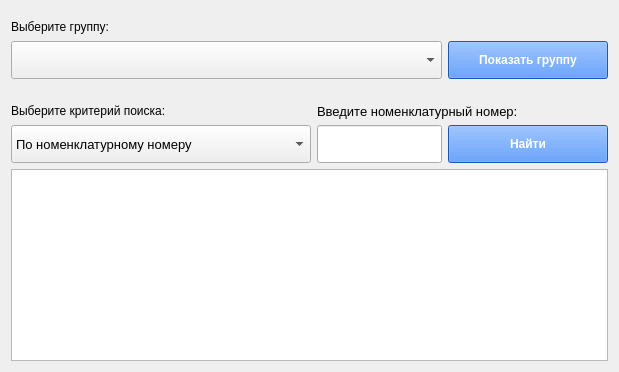
      <widget class="QWidget" name="spr_pptn">
       <attribute name="title">
        <string>Справочник ППТН</string>
       </attribute>
       <layout class="QVBoxLayout" name="verticalLayout_9">
        <item>
         <layout class="QVBoxLayout" name="verticalLayout_10">
          <item>
           <widget class="QLabel" name="selectGroupPptnLabel">
            <property name="minimumSize">
             <size>
              <width>0</width>
              <height>24</height>
             </size>
            </property>
            <property name="maximumSize">
             <size>
              <width>16777215</width>
              <height>16</height>
             </size>
            </property>
            <property name="text">
             <string>Выберите группу:</string>
            </property>
           </widget>
          </item>
          <item>
           <layout class="QHBoxLayout" name="horizontalLayout_3">
            <item>
             <widget class="QComboBox" name="comboBoxGroupPptn">
              <property name="sizePolicy">
               <sizepolicy hsizetype="Minimum" vsizetype="Fixed">
                <horstretch>0</horstretch>
                <verstretch>0</verstretch>
               </sizepolicy>
              </property>
              <property name="minimumSize">
               <size>
                <width>0</width>
                <height>38</height>
               </size>
              </property>
              <property name="font">
               <font>
                <pointsize>10</pointsize>
               </font>
              </property>
             </widget>
            </item>
            <item>
             <widget class="QPushButton" name="findGroupPptnButton">
              <property name="sizePolicy">
               <sizepolicy hsizetype="Fixed" vsizetype="Fixed">
                <horstretch>0</horstretch>
                <verstretch>0</verstretch>
               </sizepolicy>
              </property>
              <property name="minimumSize">
               <size>
                <width>160</width>
                <height>38</height>
               </size>
              </property>
              <property name="maximumSize">
               <size>
                <width>16777215</width>
                <height>38</height>
               </size>
              </property>
              <property name="font">
               <font>
                <pointsize>9</pointsize>
                <weight>75</weight>
                <bold>true</bold>
               </font>
              </property>
              <property name="layoutDirection">
               <enum>Qt::LeftToRight</enum>
              </property>
              <property name="styleSheet">
               <string notr="true">background-color: rgb(34, 122, 255);
color: rgb(255, 255, 255);</string>
              </property>
              <property name="text">
               <string>Показать группу</string>
              </property>
             </widget>
            </item>
           </layout>
          </item>
         </layout>
        </item>
        <item>
         <spacer name="verticalSpacer_2">
          <property name="orientation">
           <enum>Qt::Vertical</enum>
          </property>
          <property name="sizeType">
           <enum>QSizePolicy::Fixed</enum>
          </property>
          <property name="sizeHint" stdset="0">
           <size>
            <width>20</width>
            <height>10</height>
           </size>
          </property>
         </spacer>
        </item>
        <item>
         <layout class="QHBoxLayout" name="horizontalLayout_6">
          <item>
           <layout class="QVBoxLayout" name="verticalLayout_8">
            <item>
             <widget class="QLabel" name="findTypePptnLabel">
              <property name="minimumSize">
               <size>
                <width>0</width>
                <height>24</height>
               </size>
              </property>
              <property name="maximumSize">
               <size>
                <width>16777215</width>
                <height>16</height>
               </size>
              </property>
              <property name="text">
               <string>Выберите критерий поиска:</string>
              </property>
             </widget>
            </item>
            <item>
             <widget class="QComboBox" name="comboBoxfindTypePptn">
              <property name="minimumSize">
               <size>
                <width>300</width>
                <height>38</height>
               </size>
              </property>
              <property name="font">
               <font>
                <pointsize>10</pointsize>
               </font>
              </property>
              <item>
               <property name="text">
                <string>По номенклатурному номеру</string>
               </property>
              </item>
              <item>
               <property name="text">
                <string>По наименованию</string>
               </property>
              </item>
             </widget>
            </item>
           </layout>
          </item>
          <item>
           <layout class="QVBoxLayout" name="verticalLayout_7">
            <item>
             <widget class="QLabel" name="labelSprPptn">
              <property name="minimumSize">
               <size>
                <width>0</width>
                <height>24</height>
               </size>
              </property>
              <property name="maximumSize">
               <size>
                <width>16777215</width>
                <height>16</height>
               </size>
              </property>
              <property name="font">
               <font>
                <pointsize>10</pointsize>
               </font>
              </property>
              <property name="text">
               <string>Введите номенклатурный номер:</string>
              </property>
             </widget>
            </item>
            <item>
             <layout class="QHBoxLayout" name="horizontalLayout_4">
              <item>
               <widget class="QLineEdit" name="lineEdit_sprPptn">
                <property name="minimumSize">
                 <size>
                  <width>0</width>
                  <height>38</height>
                 </size>
                </property>
                <property name="font">
                 <font>
                  <pointsize>10</pointsize>
                 </font>
                </property>
               </widget>
              </item>
              <item>
               <widget class="QPushButton" name="findInPptnButton">
                <property name="minimumSize">
                 <size>
                  <width>160</width>
                  <height>38</height>
                 </size>
                </property>
                <property name="maximumSize">
                 <size>
                  <width>16777215</width>
                  <height>38</height>
                 </size>
                </property>
                <property name="font">
                 <font>
                  <pointsize>9</pointsize>
                  <weight>75</weight>
                  <bold>true</bold>
                 </font>
                </property>
                <property name="styleSheet">
                 <string notr="true">background-color: rgb(34, 122, 255);
color: rgb(255, 255, 255);</string>
                </property>
                <property name="text">
                 <string>Найти</string>
                </property>
               </widget>
              </item>
             </layout>
            </item>
           </layout>
          </item>
         </layout>
        </item>
        <item>
         <widget class="QTableView" name="spr_pptn_tableView"/>
        </item>
       </layout>
      </widget>
